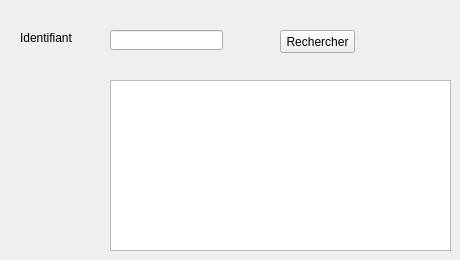
          <widget class="QWidget" name="tab_11">
           <attribute name="title">
            <string>Rechercher</string>
           </attribute>
           <widget class="QLabel" name="label_17">
            <property name="geometry">
             <rect>
              <x>20</x>
              <y>30</y>
              <width>61</width>
              <height>16</height>
             </rect>
            </property>
            <property name="text">
             <string>Identifiant</string>
            </property>
           </widget>
           <widget class="QLineEdit" name="lineEdit_id_R">
            <property name="geometry">
             <rect>
              <x>110</x>
              <y>30</y>
              <width>113</width>
              <height>20</height>
             </rect>
            </property>
           </widget>
           <widget class="QPushButton" name="pb_rechercher">
            <property name="geometry">
             <rect>
              <x>280</x>
              <y>30</y>
              <width>75</width>
              <height>23</height>
             </rect>
            </property>
            <property name="text">
             <string>Rechercher</string>
            </property>
           </widget>
           <widget class="QTableView" name="tabemployees_3">
            <property name="geometry">
             <rect>
              <x>110</x>
              <y>80</y>
              <width>341</width>
              <height>171</height>
             </rect>
            </property>
           </widget>
          </widget>
